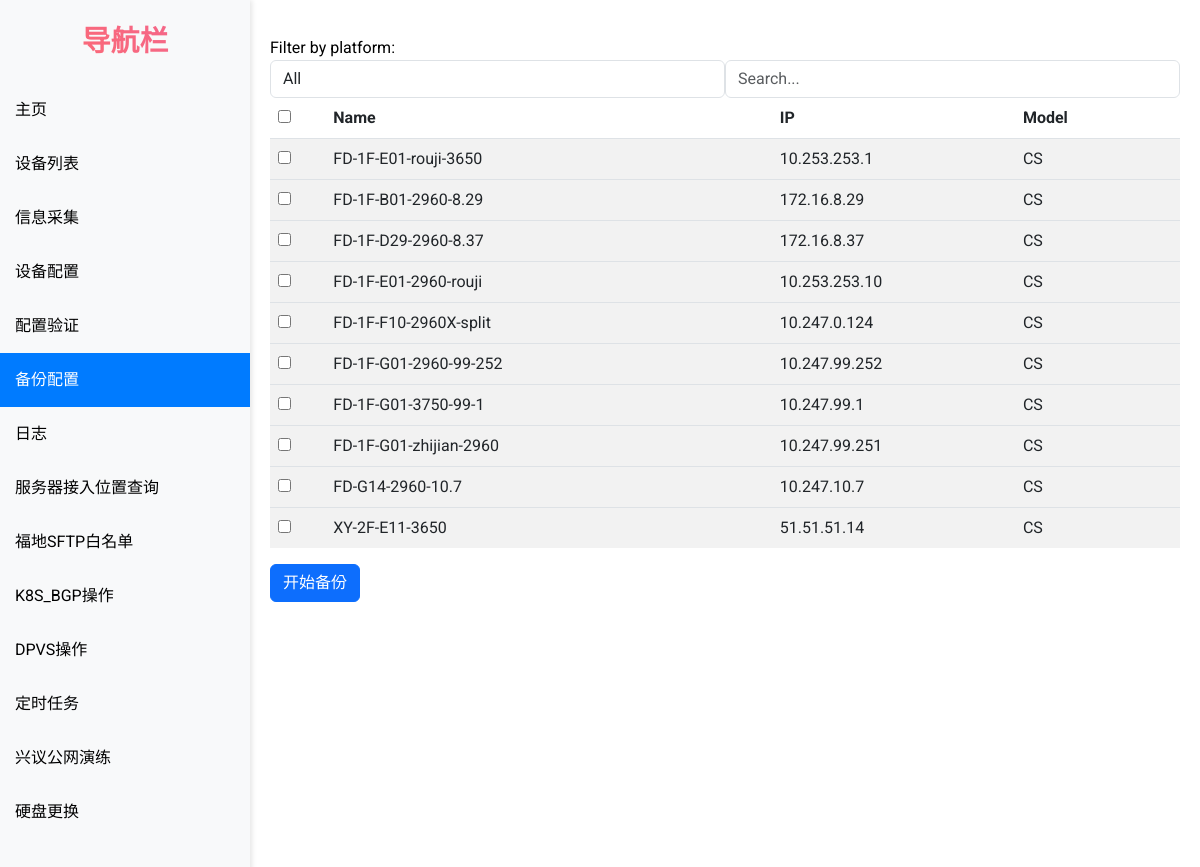
Page /backup_config/ (signed in) on the committed database.
### network_automation_app/models.py (models this page shows, shortened)
class Device(models.Model):
    hostname = models.CharField(max_length=255)
    ip_address = models.CharField(max_length=255)
    PLATFORM_CHOICES = (
        ('huawei', '华为'),
        ('cisco_ios_telnet', '思科'),
        ('cisco_ios', '思科'),
        ('f5_tmsh', 'F5'),
        ('fortinet', '飞塔'),
        ('netscaler', 'NS'),
        ('linux', '戴尔')
    )
    platform = models.CharField(max_length=255, choices=PLATFORM_CHOICES)
    LOCATION_CHOICES = (
        ('XY', '兴议'),
        ('FD', '福地'),
        ('XX', '西溪'),
    )
    location = models.CharField(max_length=255, choices=LOCATION_CHOICES)
    Role_CHOICES = (
        ('FW', '防火墙'),
        ('JR', '接入交换机'),
        ('HX', '核心交换机'),
        ('HJ', '汇聚交换机'),
        ('CS', '测试环境'),
        ('CK', '出口设备'),
        ('HJ-JR', 'K8s-接入'),
        ('FWQ', '服务器')
    )
    role = models.CharField(max_length=255, choices=Role_CHOICES)
    MODEL_CHOICES = (
        ('USG', 'USG'),
        ('HW5700', 'HW5700'),
        ('HWNE20', 'HWNE20'),
        ('HW8800', 'HW8800'),
        ('HW6800', 'HW6800'),
        ('HW5800', 'HW5800'),
        ('HW12800', 'HW12800'),
        ('CS45', 'CS45'),
        ('CS', 'CS'),
        ('F5', 'F5'),
        ('FT', 'FT'),
        ('NS', 'NS'),
        ('linux', 'R630')
    )
    model = models.CharField(max_length=255, choices=MODEL_CHOICES)
    created_time = models.DateTimeField('创建时间', auto_now_add=True)
    update_time = models.DateTimeField('更新时间', auto_now=True)

### network_automation_app/views.py (the view, shortened to what this page needs)
# urls.py: path('backup_config/', views.backup_config, name='backup_config'),
@login_required
def backup_config(request):
    if request.method == 'GET':
        all_devices = Device.objects.all().order_by('model')
        vendors = all_devices.values_list('model', flat=True).distinct()
        context = {
            'all_devices': all_devices,
            'vendors': vendors
        }
        return render(request, 'backup_config.html', context)

### network_automation_app/templates/backup_config.html (shortened to what this page needs)
{% extends "base.html" %}
{% block content %}
    <form method="POST">
        <label for="vendor">Filter by platform:</label>
<div class="form-group d-flex">
      <select name="vendor" id="vendor" class="form-control flex-grow-1">
     <option value="">All</option>
  </select>
  <input type="search" placeholder="Search..." class="form-control flex-grow-1 search-input" data-table="customers-list"/>
</div>
<div class="scrollbox">
        <table class="table table-striped mt32 customers-list" id="device-table">
            <thead>
                <tr>
                    <th><input type="checkbox" id="select-all"></th>
                    <th>Name</th>
                    <th>IP</th>
                    <th>Model</th>
                </tr>
            </thead>
                {% for device in all_devices %}
                <tbody>
                    <tr class="device-row" data-model="{{ device.model }}">
                        <td><input type="checkbox" name="device" value="{{ device.id }}" class="device-select"></td>
                        <td>{{ device.hostname }}</td>
                        <td>{{ device.ip_address }}</td>
                        <td>{{ device.model }}</td>
                    </tr>
                </tbody>
                {% endfor %}
        </table>
</div>
        <button type="submit" class="mt-3 btn btn-primary">开始备份</button>
    </form>
{% endblock content %}

### network_automation_app/templates/base.html (style rules this page uses)
body { font-family: 'Roboto', sans-serif; background-color: #fff; color: #000; height: 100vh; overflow: hidden; display: flex; flex-direction: column; }

### network_automation_app/templates/backup_config.html (style rules this page uses)
.scrollbox { height: 450px; overflow: auto; }
.customers-list thead { position: sticky; top: 0; z-index: 1; background-color: rgba(135,206,235,1); width: 100%; }

### rows in the picture
Device: hostname "FD-1F-E01-rouji-3650", ip_address "10.253.253.1", model "CS"
Device: hostname "FD-1F-B01-2960-8.29", ip_address "172.16.8.29", model "CS"
Device: hostname "FD-1F-D29-2960-8.37", ip_address "172.16.8.37", model "CS"
Device: hostname "FD-1F-E01-2960-rouji", ip_address "10.253.253.10", model "CS"
Device: hostname "FD-1F-F10-2960X-split", ip_address "10.247.0.124", model "CS"
Device: hostname "FD-1F-G01-2960-99-252", ip_address "10.247.99.252", model "CS"
Device: hostname "FD-1F-G01-3750-99-1", ip_address "10.247.99.1", model "CS"
Device: hostname "FD-1F-G01-zhijian-2960", ip_address "10.247.99.251", model "CS"
Device: hostname "FD-G14-2960-10.7", ip_address "10.247.10.7", model "CS"
Device: hostname "XY-2F-E11-3650", ip_address "51.51.51.14", model "CS"
